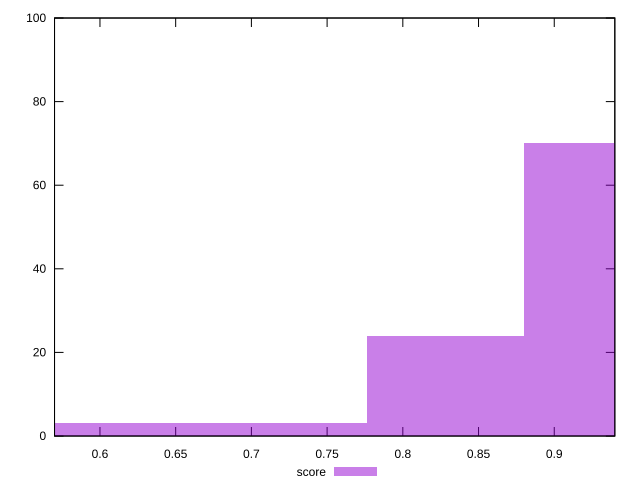

Write the gnuplot code that produced this figure.
reset

$score <<EOF
0.6211162038718507 3
0.828154938495801 24
0.9316743058077761 70
0.7246355711838259 3
EOF

set key outside below
set boxwidth 0.10351936731197513
set xrange [0.57:0.94]
set yrange [0:100]
set trange [0:100]
set style fill transparent solid 0.5 noborder
set terminal svg size 640, 490 enhanced background rgb 'white'
set output "report_00014_2021-02-09T15:56:05.503Z/first-contentful-paint/samples/pages+cached+noadtech/score/histogram.svg"

plot $score title "score" with boxes

reset
